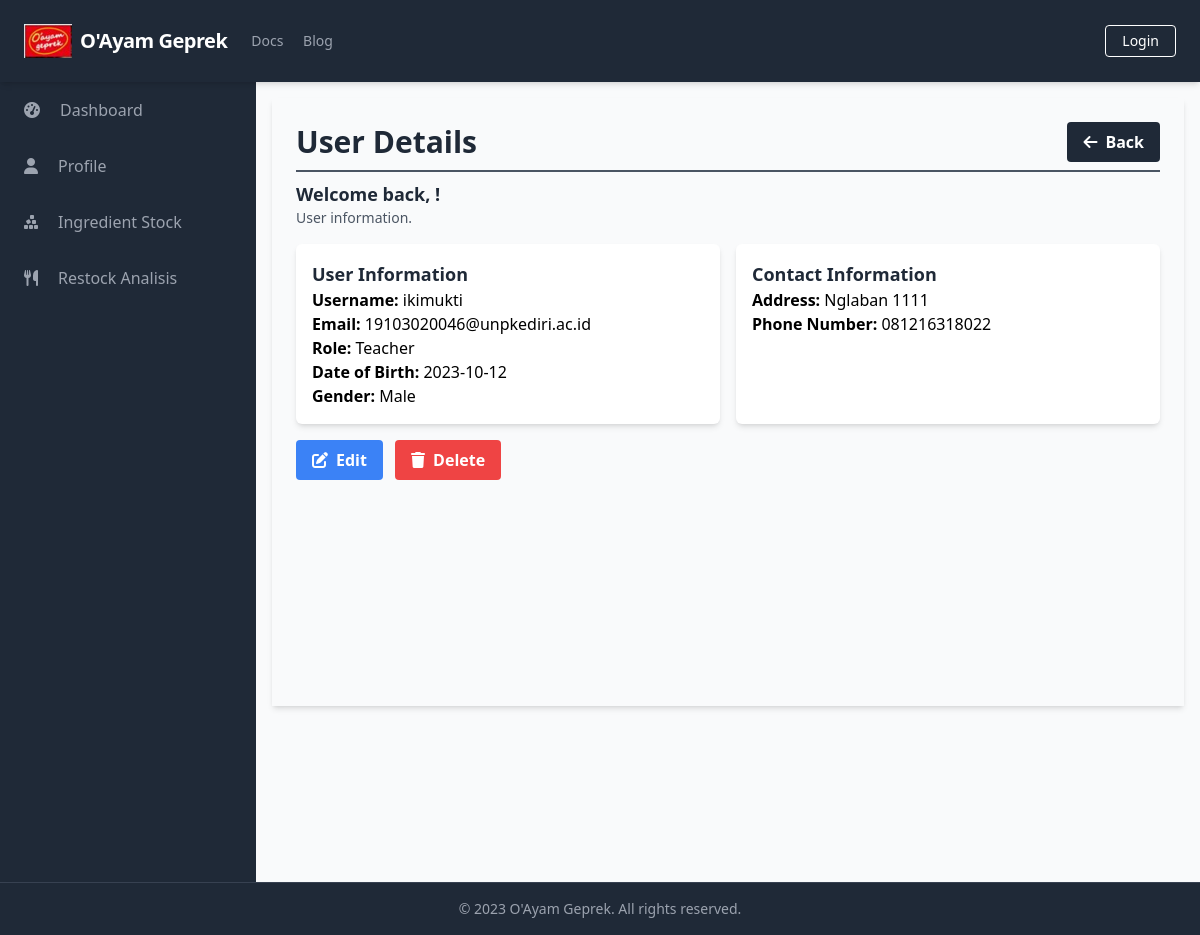
Before: /manage_users/manage_users_detail.php?id=0 with the older database file.
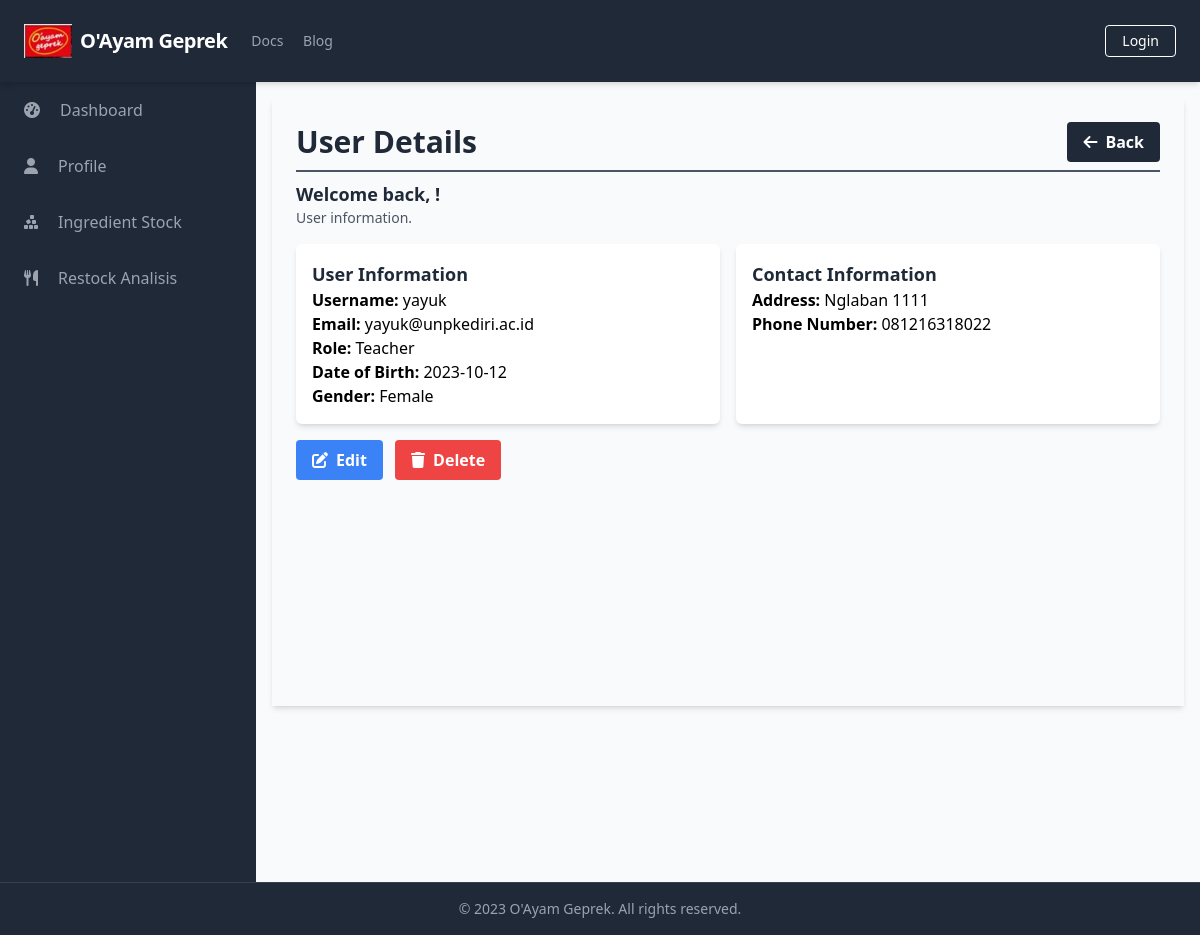
After: the same page with the newer database file.
### tables this page shows
CREATE TABLE `Users` (
  `UserID` int(11) NOT NULL,
  `Username` varchar(50) NOT NULL,
  `Password` varchar(255) NOT NULL,
  `Email` varchar(100) NOT NULL,
  `FullName` varchar(100) DEFAULT NULL,
  `DateOfBirth` date DEFAULT NULL,
  `Gender` varchar(10) DEFAULT NULL,
  `Address` text DEFAULT NULL,
  `PhoneNumber` varchar(20) DEFAULT NULL,
  `RoleID` int(11) DEFAULT NULL,
  `AccountCreationDate` timestamp NOT NULL DEFAULT current_timestamp() ON UPDATE current_timestamp(),
  `LastLogin` datetime DEFAULT NULL,
  `AccountStatus` varchar(20) DEFAULT NULL,
  `ProfilePictureURL` varchar(255) DEFAULT NULL,
  `ActivationStatus` varchar(20) DEFAULT NULL
);

CREATE TABLE `role` (
  `RoleID` int(11) NOT NULL,
  `RoleName` varchar(50) NOT NULL
);

### public/manage_users/manage_users_detail.php (the view, shortened to what this page needs)
<?php
require_once('../../database/connection.php');
$userID = '';
$errors = array();
$userData = array();
if (isset($_GET['id'])) {
    $userID = $_GET['id'];
    $query = "SELECT u.UserID, u.Username, u.Email, r.RoleName, u.DateOfBirth, u.Gender, u.Address, u.PhoneNumber, u.RoleID, u.AccountCreationDate, u.LastLogin, u.AccountStatus, u.ActivationStatus
              FROM Users u
              LEFT JOIN Role r ON u.RoleID = r.RoleID
              WHERE u.UserID = $userID";
    $result = $conn->query($query);
    if ($result->num_rows > 0) {
        $userData = $result->fetch_assoc();
    } else {
        $errors[] = "User not found.";
    }
}
?>
<?php include_once('../components/header.php'); ?>
<div class="h-screen flex flex-col">
    <?php include('../components/navbar.php'); ?>
    <div class="flex-grow bg-gray-50 flex flex-row shadow-md">
        <?php include('../components/sidebar.php'); ?>
        <main class="bg-gray-50 flex flex-col flex-1 overflow-y-scroll h-screen flex-shrink-0 sc-hide pb-40">
            <div class="flex items-start justify-start p-6 shadow-md m-4 flex-1 flex-col">
                <div class="flex flex-row justify-between items-center w-full border-b-2 border-gray-600 mb-2 pb-2">
                    <h1 class="text-3xl text-gray-800 font-semibold w-full">User Details</h1>
                    <div class="flex flex-row justify-end items-center">
                        <a href="../manage_users/manage_users_list.php" class="bg-gray-800 hover:bg-gray-700 text-white font-bold py-2 px-4 rounded inline-flex items-center space-x-2">
                            <i class="fas fa-arrow-left"></i>
                            <span>Back</span>
                        </a>
                    </div>
                </div>
                <div class="flex flex-col w-full">
                    <div class="flex flex-row justify-between items-center w-full mb-2 pb-2">
                        <div>
                            <h2 class="text-lg text-gray-800 font-semibold">Welcome back, <?php echo $_SESSION['FullName']; ?>!</h2>
                            <p class="text-gray-600 text-sm">User information.</p>
                        </div>
                    </div>
                    <?php if (!empty($userData)) : ?>
                        <div class="grid grid-cols-2 gap-4">
                            <div class="bg-white shadow-md p-4 rounded-md">
                                <h3 class="text-lg font-semibold text-gray-800">User Information</h3>
                                <p><strong>Username:</strong> <?php echo $userData['Username']; ?></p>
                                <p><strong>Email:</strong> <?php echo $userData['Email']; ?></p>
                                <p><strong>Role:</strong> <?php echo $userData['RoleName']; ?></p>
                                <p><strong>Date of Birth:</strong> <?php echo $userData['DateOfBirth']; ?></p>
                                <p><strong>Gender:</strong> <?php echo $userData['Gender']; ?></p>
                            </div>
                            <div class="bg-white shadow-md p-4 rounded-md">
                                <h3 class="text-lg font-semibold text-gray-800">Contact Information</h3>
                                <p><strong>Address:</strong> <?php echo $userData['Address']; ?></p>
                                <p><strong>Phone Number:</strong> <?php echo $userData['PhoneNumber']; ?></p>
                            </div>
                        </div>
                        <div class="mt-4">
                            <a href="manage_users_update.php?id=<?php echo $userID; ?>" class="bg-blue-500 hover:bg-blue-700 text-white font-bold py-2 px-4 rounded inline-flex items-center mr-2">
                                <i class="fas fa-edit mr-2"></i>
                                <span>Edit</span>
                            </a>
                            <a href="#" onclick="confirmDelete(<?php echo $userID; ?>)" class="bg-red-500 hover:bg-red-700 text-white font-bold py-2 px-4 rounded inline-flex items-center">
                                <i class="fas fa-trash mr-2"></i>
                                <span>Delete</span>
                            </a>
                        </div>
                    <?php else : ?>
                        <div class="bg-white shadow-md p-4 rounded-md">
                            <p>No user data available.</p>
                        </div>
                    <?php endif; ?>
                </div>
            </div>
        </main>
    </div>
    <?php include('../components/footer.php'); ?>
</div>
</body>
</html>

Changed rows visible on the page:
changed users "Nglaban 1111": Username "ikimukti" → "yayuk"; Email "19103020046@unpkediri.ac.id" → "yayuk@unpkediri.ac.id"; Gender "Male" → "Female"
